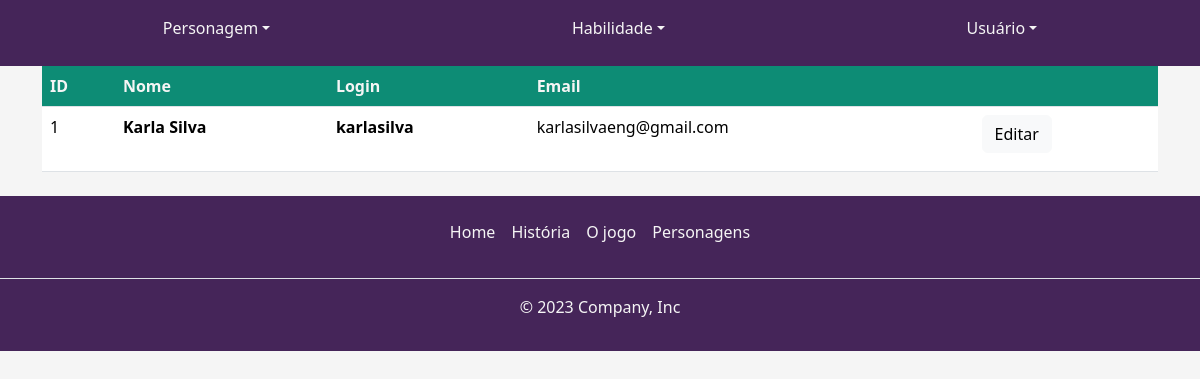
Page /admin/usuarios on the committed database.
### tables this page shows
CREATE TABLE "usuarios" (
	"id"	INTEGER,
	"nome"	TEXT,
	"login"	TEXT,
	"email"	TEXT,
	"senha"	TEXT,
	PRIMARY KEY("id" AUTOINCREMENT)
);

### app.py (the view)
@app.route("/admin/usuarios")
def home_usuario_admin():
    lista_usuarios = db_utils.retornar_usuarios()
    return render_template("admin/listar-usuarios.html", usuarios=lista_usuarios,)

### db_utils.py (called while the page is built)
def retornar_usuarios():
    try:
        conn = sqlite3.connect("database.db")
        cursor = conn.cursor()
        sql_select = "SELECT * FROM usuarios"
        cursor.execute(sql_select)
        usuarios = cursor.fetchall()
        conn.close()
        return usuarios
    except:
        return False

### templates/admin/listar-usuarios.html
{% extends 'base-admin.html' %}
{% block content %}
<div>
    <table class="table">
        <thead>
            <tr>
                <th>ID</th>
                <th>Nome</th>
                <th>Login</th>
                <th>Email</th>
                <th></th>
            </tr>
        </thead>
        <tbody>
            {% for id, nome, login, email, senha in usuarios %}
            <tr>
                <td>{{ id }}</td>
                <td><strong>{{ nome }}</strong></td>
                <td><strong>{{ login }}</strong></td>
                <td>{{ email }}</td>
                <td><a class="btn btn-light"href="{{ url_for('editar_usuario', id = id)}}">Editar</a></td>
            </tr>
            {% endfor %}
        </tbody>
    </table>
</div>
{% endblock %}

### static/css/base-admin.css (style rules this page uses)
* { margin: 0; font-family: inherit; box-sizing: border-box; }
body { background-color: whitesmoke; margin: 0; color: black; }
:root { --rosa: #E052F2; --roxo: #452559; --lilas: #532A8C; --preto: #0A0A0D; --verde: #0D8C75; }
.table th, td { color: whitesmoke; background-color: #0D8C75; align-items: center; }
.table th, td, tr { color: whitesmoke; background-color: #0D8C75; align-items: center; }
input, a { margin-bottom: 10px; }
a { text-decoration: none; }

### rows in the picture
usuarios: id "1", nome "Karla Silva", login "karlasilva", email "karlasilvaeng@gmail.com"
